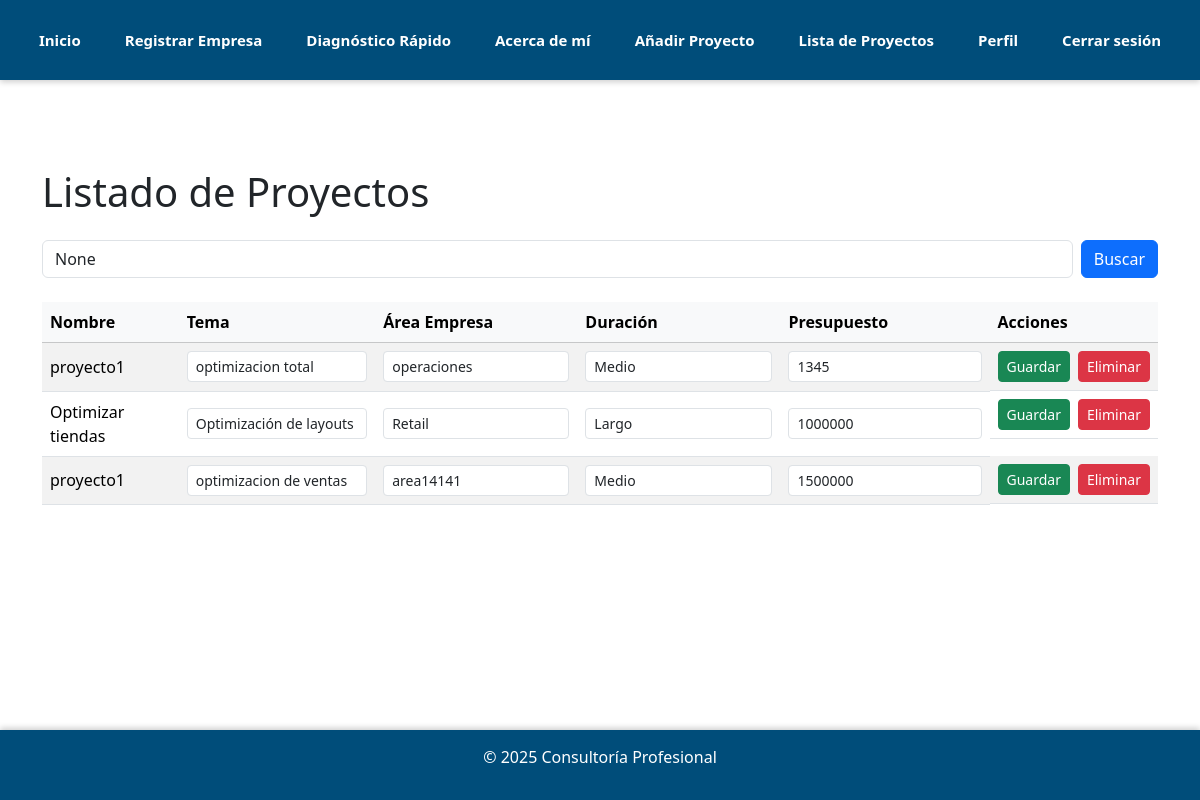
Page /consultoria_app/lista_proyectos/ (signed in) on the committed database.
### consultoria_app/models.py (models this page shows, shortened)
class Proyecto(models.Model):
    nombre=models.CharField(max_length=100)
    tema=models.CharField(max_length=100)
    area_empresa=models.CharField(max_length=100)
    duracion=models.CharField(max_length=100)
    presupuesto=models.IntegerField()

### consultoria_app/views.py (the view, shortened to what this page needs)
# urls.py: path('lista_proyectos/',views.view_lista_proyectos, name='lista_proyectos')
@login_required
def view_lista_proyectos(request):
    query = request.GET.get('q')
    if query:
        proyectos = Proyecto.objects.filter(nombre__icontains=query)
    else:
        proyectos = Proyecto.objects.all()
    contexto = {
        'proyecto': proyectos,
        'query': query,
    }
    return render(request, 'consultoria_app/lista_proyectos.html', contexto)

### consultoria/plantillas/consultoria_app/lista_proyectos.html (shortened to what this page needs)
{% extends 'padre.html' %}
{% block content %}
<link
  href="https://cdn.jsdelivr.net/npm/bootstrap@5.3.3/dist/css/bootstrap.min.css"
  rel="stylesheet"
/>
<section class="container py-5">
  <h1 class="mb-4">Listado de Proyectos</h1>
  <form method="get" action="{% url 'consultoria_app:lista_proyectos' %}" class="mb-4 d-flex gap-2">
    <input
      type="text"
      name="q"
      value="{{ query }}"
      class="form-control"
      placeholder="Buscar por nombre de proyecto..."
    />
    <button type="submit" class="btn btn-primary">Buscar</button>
  </form>
  <div class="table-responsive">
    <table class="table table-striped table-hover align-middle">
      <thead class="table-light">
        <tr>
          <th>Nombre</th>
          <th>Tema</th>
          <th>Área Empresa</th>
          <th>Duración</th>
          <th>Presupuesto</th>
          <th>Acciones</th>
        </tr>
      </thead>
      <tbody>
        {% if proyecto %}
          {% for p in proyecto %}
            <tr>
              <form method="post" action="">
                <td>{{ p.nombre }}</td>
                <td>
                  <input
                    type="text"
                    name="tema"
                    value="{{ p.tema }}"
                    class="form-control form-control-sm"
                  />
                </td>
                <td>
                  <input
                    type="text"
                    name="area_empresa"
                    value="{{ p.area_empresa }}"
                    class="form-control form-control-sm"
                  />
                </td>
                <td>
                  <input
                    type="text"
                    name="duracion"
                    value="{{ p.duracion }}"
                    class="form-control form-control-sm"
                  />
                </td>
                <td>
                  <input
                    type="number"
                    name="presupuesto"
                    value="{{ p.presupuesto }}"
                    class="form-control form-control-sm"
                  />
                </td>
                <td class="d-flex gap-2">
                  <button type="submit" class="btn btn-success btn-sm">
                    Guardar
                  </button>
              </form>
              <form method="post" action="">
                <button
                  type="submit"
                  class="btn btn-danger btn-sm"
                  onclick="return confirm('¿Seguro que deseas eliminar este proyecto?');"
                >
                  Eliminar
                </button>
              </form>
          </tr>
          {% endfor %}
        {% else %}
          <tr>
            <td colspan="6" class="text-center text-muted py-3">
              No se encontraron proyectos registrados.
            </td>
          </tr>
        {% endif %}
      </tbody>
    </table>
  </div>
</section>
{% endblock %}

### consultoria/plantillas/padre.html (shortened to what this page needs)
<!DOCTYPE html>
<html lang="es">
<head>
</head>
<body>
    <header>
        <a href="{% url 'consultoria_app:inicio' %}">Inicio</a>
        <a href="{% url 'consultoria_app:contacto' %}">Registrar Empresa</a>
        <a href="{% url 'consultoria_app:DiagnosticoRapido' %}">Diagnóstico Rápido</a>
        <a href="{% url 'acerca de mi' %}">Acerca de mí</a>
        {% if user.is_authenticated %}
            <a href="{% url 'consultoria_app:AñadirProyecto' %}">Añadir Proyecto</a>
            <a href="{% url 'consultoria_app:lista_proyectos' %}">Lista de Proyectos</a>
            <a href="{% url 'accounts:profile_detail' %}">Perfil</a>
            <form action="{% url 'accounts:logout' %}" method="POST">
                <button type="submit">Cerrar sesión</button>
            </form>
        {% else %}
            <a href="{% url 'accounts:login' %}">Login</a>
            <a href="{% url 'accounts:register' %}">Crear cuenta</a>
        {% endif %}
    </header>
    <main>
        {% block content %}{% endblock %}
    </main>
    <footer>
        <p>© 2025 Consultoría Profesional</p>
    </footer>
</body>
</html>

### consultoria/plantillas/padre.html (style rules this page uses)
* { box-sizing: border-box; margin: 0; padding: 0; }
body { min-height: 100vh; display: flex; flex-direction: column; font-family: Arial, sans-serif; }
header { position: fixed; top: 0; left: 0; width: 100%; height: 80px; background-color: #004d7a; color: white; display: flex; justify-content: center; align-items: center; gap: 20px; z-index: 1000; box-shadow: 0 2px 6px rgba(0,0,0,0.2); }
header a, header button { color: white; text-decoration: none; font-weight: bold; padding: 8px 12px; border-radius: 8px; background: none; border: none; cursor: pointer; font-size: 15px; line-height: 1; transition: color 0.3s, background-color 0.3s, transform 0.2s; }
header form { display: inline-flex; align-items: center; margin: 0; padding: 0; }
main { flex: 1; margin-top: 100px; padding: 20px; padding-bottom: 80px; }
footer { position: fixed; bottom: 0; left: 0; width: 100%; background-color: #004d7a; color: white; text-align: center; padding: 15px 0; box-shadow: 0 -2px 6px rgba(0,0,0,0.2); }

### rows in the picture
Proyecto: nombre "proyecto1", tema "optimizacion total", area_empresa "operaciones", duracion "Medio", presupuesto "1345"
Proyecto: nombre "Optimizar tiendas", tema "Optimización de layouts", area_empresa "Retail", duracion "Largo", presupuesto "1000000"
Proyecto: nombre "proyecto1", tema "optimizacion de ventas", area_empresa "area14141", duracion "Medio", presupuesto "1500000"
